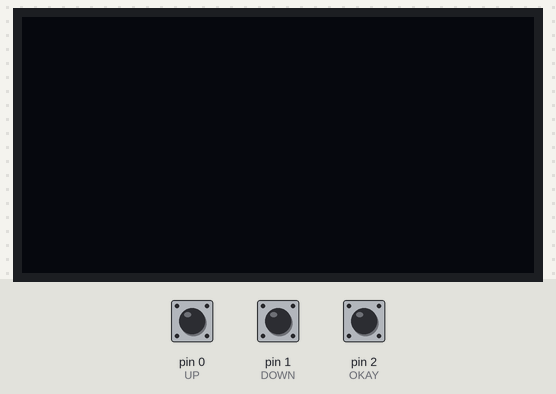
Recording of a sketch running on a simulated Arduino Nano Every. On the bench: 128×64 one-colour display. Inputs (shaded band) come from the test bench; at power-on: pin 0 (UP) HIGH, pin 2 (OKAY) HIGH, pin 1 (DOWN) HIGH.

Above: at 1.2 s.
1.3 s: pin 0 (UP) pulled LOW for 1 s
At 3.8 s:
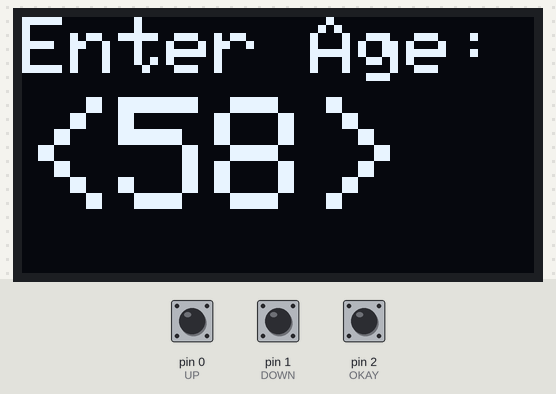
4.3 s: pin 2 (OKAY) pulled LOW for 0.15 s
At 4.7 s:
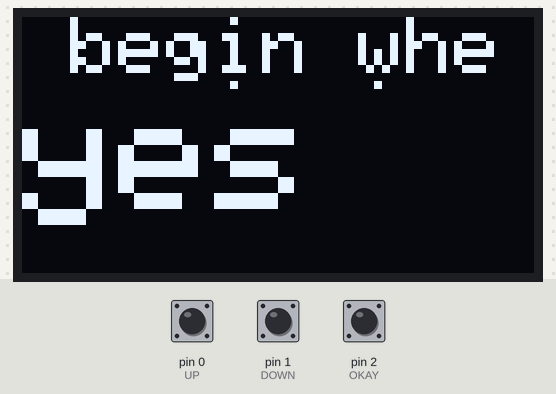
5.9 s: pin 1 (DOWN) pulled LOW for 1 s
At 6.4 s:
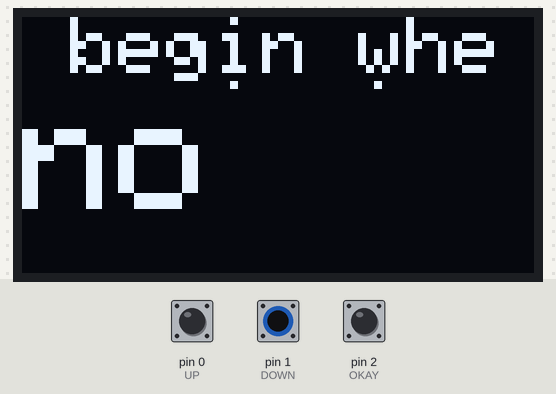
8.7 s: pin 2 (OKAY) pulled LOW for 1 s
At 10.5 s:
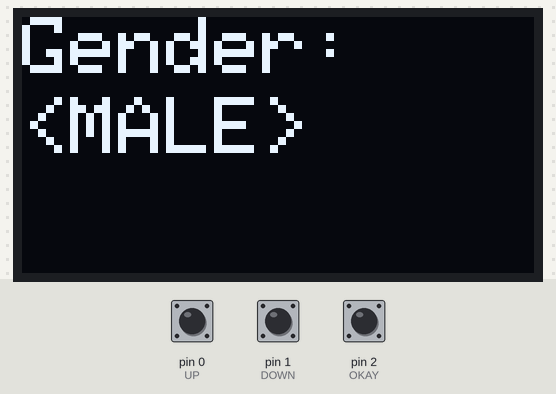
11.2 s: pin 0 (UP) pulled LOW for 0.15 s
At 12.4 s:
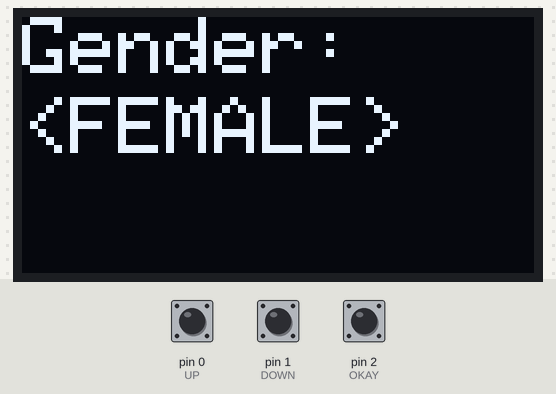
13.0 s: pin 2 (OKAY) pulled LOW for 0.15 s
At 13.8 s:
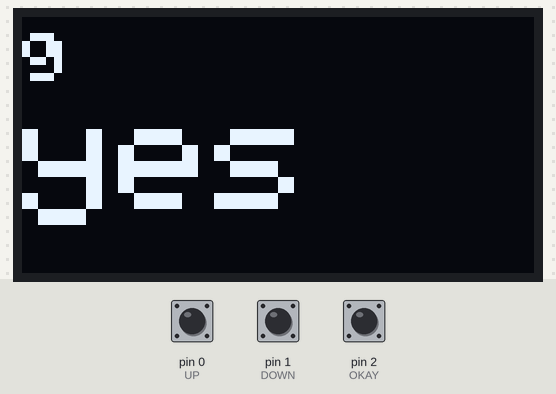
Timing chart, 0 to 15.6 s (numbered marks = the images above; inputs shaded):
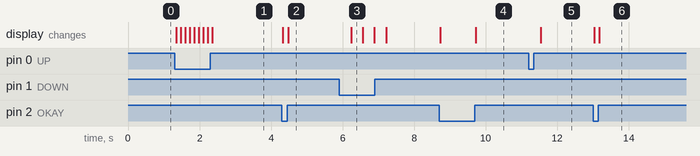

The sketch:

Dynamometer.ino
```cpp
// (licence header left out)
#include "GripTest.h"

#define UP 0
#define DOWN 1
#define OKAY 2
#define FORCE A0

/*
 * initialize pins as digital input pins for the three buttons
*/
void setup() {

  pinMode(UP, INPUT_PULLUP);
  pinMode(DOWN, INPUT_PULLUP);
  pinMode(OKAY, INPUT_PULLUP);

}

/*
 * poll pins. Upon press, call runTest() function to conduct a test
*/
void loop() {

  if(!digitalRead(UP) || !digitalRead(DOWN) || !digitalRead(OKAY)){
    runTest();
  }

}

/*
 * Initialize dynamometer input and display output, and create and operate a GripTest object
*/
void runTest() {
  while(!digitalRead(OKAY)){} //Debounce
  GripTest myTest;
  while(!digitalRead(OKAY)){} //Debounce
  myTest.test();
  myTest.displayResults();
  delete &myTest;
}
```

GripTest.cpp
```cpp
// (licence header left out)
#include "GripTest.h"

#define ANALOG_THRESHOLD 5

// Declaration for an SSD1306 display connected to I2C (SDA, SCL pins)
Adafruit_SSD1306 display(128, 64, &Wire, -1);

GripTest::GripTest(){

  display.begin(SSD1306_SWITCHCAPVCC, 0x3C);
  age = GripTest::inputAge(50);
  while(!GripTest::confirmAge(age)){
    age = GripTest::inputAge(age);
  }

  gender = GripTest::inputGender();
  while(!GripTest::confirmGender(gender)){
    gender = GripTest::inputGender();
  }

}

int GripTest::inputAge(int ageGuess){

  int16_t  x1, y1;
  uint16_t w, h;
  int newAge = ageGuess;

  display.clearDisplay();
  headerPrint("Enter Age:", 2);

  display.setTextSize(4);
  while(!digitalRead(OKAY)){} //debounce
  while(digitalRead(OKAY)){
    if(!digitalRead(UP) && newAge < 99){
      newAge++;
      delay(100);
    }
    if(!digitalRead(DOWN) && newAge > 18){
      newAge--;
      delay(100);
    }

    display.setCursor(0,20);
    display.getTextBounds("<" + String(newAge) + ">", 0, 20, &x1, &y1, &w, &h);
    display.fillRect(x1, y1, 2 * w, h, 0);
    display.print("<" + String(newAge) + ">");
    display.display();

  }

  return newAge;
}

bool GripTest::confirmAge(int ageToCheck){

  int16_t  x1, y1;
  uint16_t w, h;

  display.clearDisplay();
  headerPrint("Age = " + ageToCheck, 2);

  display.setTextSize(4);
  bool rightAge = true;
  String rightAgeString;

  while(!digitalRead(OKAY)){} //debounce
  while(digitalRead(OKAY)){
    if(!digitalRead(UP) || !digitalRead(DOWN)){
      rightAge = !rightAge;
      delay(300);
    }

    display.setCursor(0,20);

    if(rightAge){
      rightAgeString = "yes";
    }
    else{
      rightAgeString = "no";
    }

    display.setCursor(0,20);
    display.getTextBounds(rightAgeString, 0, 20, &x1, &y1, &w, &h);
    display.fillRect(x1, y1, 2 * w, h, 0);
    display.print(rightAgeString);
    display.display();

  }

  return rightAge;
}

int GripTest::inputGender(){

  int16_t  x1, y1;
  uint16_t w, h;
  Gender genderInput = MALE;

  display.clearDisplay();
  headerPrint("Gender: ", 2);

  display.setTextSize(2);
  while(!digitalRead(OKAY)){} //debounce
  while(digitalRead(OKAY)){
    if(!digitalRead(UP) || !digitalRead(DOWN)){
      switch(genderInput){
        case MALE: genderInput = FEMALE; break;
        case FEMALE: genderInput = MALE; break;
      }
      delay(300);
    }

    display.setCursor(0,20);
    display.getTextBounds("<" + GripTest::genderToString(genderInput) + ">", 0, 20, &x1, &y1, &w, &h);
    display.fillRect(x1, y1, 128, h, 0);
    display.print("<" + GripTest::genderToString(genderInput) + ">");
    display.display();

  }

  return genderInput;
}

bool GripTest::confirmGender(Gender genderToCheck){

  int16_t  x1, y1;
  uint16_t w, h;

  display.clearDisplay();
  headerPrint("Gender = " + genderToString(genderToCheck)[0], 2);

  display.setTextSize(4);
  bool rightGender = true;
  String rightGenderString;

  while(!digitalRead(OKAY)){} //debounce
  while(digitalRead(OKAY)){
    if(!digitalRead(UP) || !digitalRead(DOWN)){
      rightGender = !rightGender;
      delay(300);
    }

    display.setCursor(0,20);

    if(rightGender){
      rightGenderString = "yes";
    }
    else{
      rightGenderString = "no";
    }

    display.setCursor(0,20);
    display.getTextBounds(rightGenderString, 0, 20, &x1, &y1, &w, &h);
    display.fillRect(x1, y1, 2 * w, h, 0);
    display.print(rightGenderString);
    display.display();

  }

  return rightGender;
}

void GripTest::test(){
  display.clearDisplay();
  display.setTextColor(WHITE);
  display.setTextSize(2);
  display.setCursor(0,0);
  display.println("Begin Test");
  display.setTextSize(1);
  display.setCursor(0,20);
  display.print("Test will begin when grip is squeezed");
  display.display();

  while(analogRead(FORCE) < ANALOG_THRESHOLD) {} //Wait for first squeeze

  display.clearDisplay();
  display.setTextSize(2);
  display.setCursor(0,0);
  display.println("Testing");
  display.drawBitmap(0, 20, testImage, 128, 44, WHITE);
  display.display();
  display.startscrollright(0x00, 0x01);

  //Take 3 seconds of readings, spaced 0.25 seconds apart
  for(int i = 0; i < 12; i++){
    forceMeasurement[i] = analogRead(FORCE) / 220; // This formula should be callibrated to the device with known force inputs
    delay(250);
  }
}

void GripTest::displayResults(){

  double meanForce = 0;
  for(int i = 0; i < 12; i++){
    meanForce += forceMeasurement[i];
  }
  meanForce /= 12;

  int ageGroup = (age / 5) - 4;  // This variable is used with standardsM/F arrays to determine normal values
  if(ageGroup < 0){ // 18/19 year olds
    ageGroup = 0;
  }
  else if(ageGroup > 11){ // >80 years olds
    ageGroup = 11;
  }

  display.clearDisplay();
  headerPrint(String(meanForce) + " lbs", 2);

  display.setTextSize(1);

  switch(gender){
    case MALE:
      if(meanForce < standardsM[ageGroup][0]){
        display.print("BELOW normal range for " + String(age) + " year old males");
      }
      else{ // data is included to determine if in or above, but in clinical setting with requirements, this info is not useful to intended market
        display.print("IN or ABOVE normal range for " + String(age) + " year old males");
      }
      break;
    case FEMALE:
      if(meanForce < standardsW[ageGroup][0]){
        display.print("BELOW normal range for " + String(age) + " year old females");
      }
      else{
        display.print("IN or ABOVE normal range for " + String(age) + " year old females");
      }
      break;
  }

  display.display();

  while(!digitalRead(UP) || !digitalRead(DOWN) || !digitalRead(OKAY)){}

  display.clearDisplay();

}

static void GripTest::headerPrint(String string, int size){
  display.setTextColor(WHITE);
  display.setTextSize(size);
  display.setCursor(0,0);
  display.println(string);
  display.display();
}
```

Source omitted: GripTest.h (data table, 7044 bytes)

Measured:
- after the input at 1.3 s, the display: first changes after 0.06 s (image 1 shows a later state)
- after the input at 4.3 s, the display: first changes at once (image 2 shows a later state)
- after the input at 5.9 s, the display: changes after 0.34 s (image 3)
- after the input at 8.7 s, the display: first changes at once (image 4 shows a later state)
- after the input at 11.2 s, the display: changes after 0.34 s (image 5)
- after the input at 13.0 s, the display: first changes at once (image 6 shows a later state)
